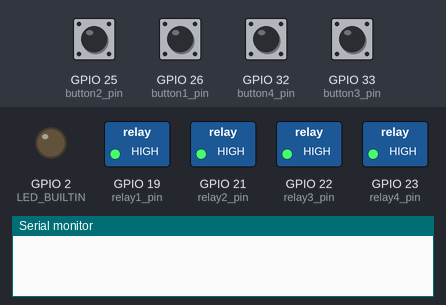
Recording of a sketch running on a simulated ESP32. On the bench: switched loads named in the sketch (green lamp = pin HIGH), output pins drawn as LEDs (lit = HIGH), the last lines printed to the serial monitor. The inputs (shaded band) are chosen by the test bench; at power-on: GPIO 25 (button2_pin), GPIO 26 (button1_pin), GPIO 32 (button4_pin), GPIO 33 (button3_pin) HIGH. WiFi joins after 1.5 s; servers stay silent unless stated.

Above: at 1.2 s.
1.3 s: GPIO 26 (button1_pin) pulled LOW for 1 s
At 3.0 s:
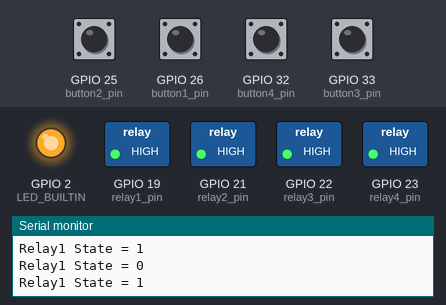
3.8 s: GPIO 25 (button2_pin) pulled LOW for 1 s
At 5.5 s:
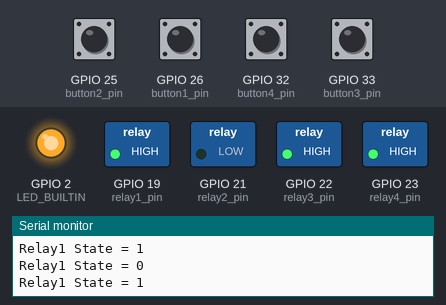
6.3 s: GPIO 26 (button1_pin) pulled LOW for 0.15 s
At 7.3 s:
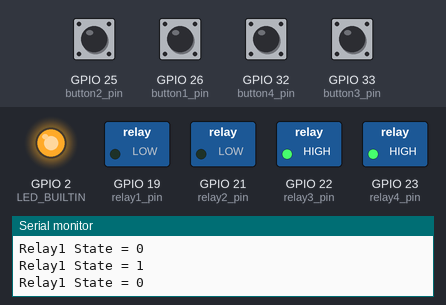
8.0 s: GPIO 32 (button4_pin) pulled LOW for 1 s
At 9.8 s:
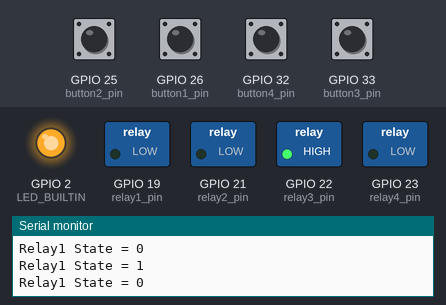
10.5 s: GPIO 25 (button2_pin) pulled LOW for 0.15 s
At 11.7 s:
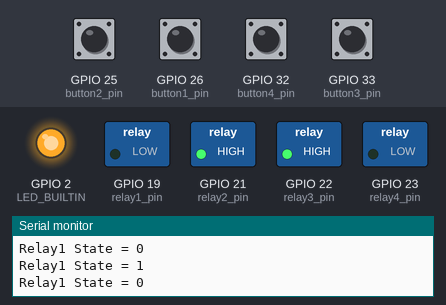
12.2 s: GPIO 33 (button3_pin) pulled LOW for 1 s
At 14.2 s:
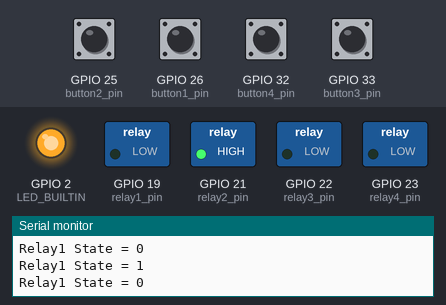
Timing chart, 0 to 15.7 s (numbered marks = the images above; inputs shaded):
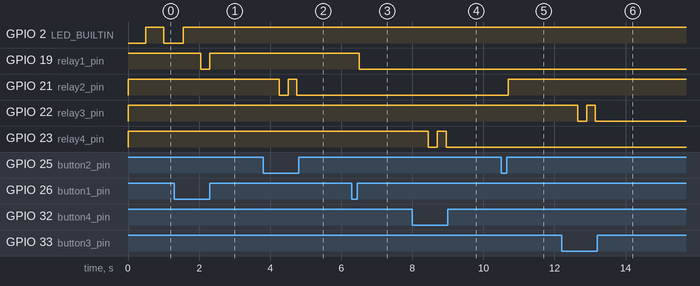

Measured:
- after the input at 1.3 s, GPIO 19 (relay1_pin): HIGH → LOW after 0.75 s, → HIGH 0.25 s later
- after the input at 3.8 s, GPIO 21 (relay2_pin): HIGH → LOW after 0.45 s, → HIGH 0.25 s later, → LOW 0.25 s later
- after the input at 6.3 s, GPIO 19 (relay1_pin): HIGH → LOW after 0.20 s
- after the input at 8.0 s, GPIO 23 (relay4_pin): HIGH → LOW after 0.45 s, → HIGH 0.25 s later, → LOW 0.25 s later
- after the input at 10.5 s, GPIO 21 (relay2_pin): LOW → HIGH after 0.20 s
- after the input at 12.2 s, GPIO 22 (relay3_pin): HIGH → LOW after 0.45 s, → HIGH 0.25 s later, → LOW 0.25 s later

The sketch:

BLYNK_JAL_NAL_IOT_CODE.ino
```cpp
/************************************************************************************
 *  Created By: VIKASH KUMAR
 *  Created On: 21 JUNE, 2025
 *
 *  YouTube Video: https://youtu.be/DshR6Y9aTSs
 *  My Channel: https://www.youtube.com/channel/UCOXYfOHgu-C-UfGyDcu5sYw/
 *
 *  *********************************************************************************
 *  Preferences--> Aditional boards Manager URLs :
 *  For ESP32:
 *  https://dl.espressif.com/dl/package_esp32_index.json
 *
 *  *********************************************************************************
 *  Download Blynk Library (Version 1.0.1):
 *  https://github.com/blynkkk/blynk-library
 **********************************************************************************/

// Template ID, Device Name and Auth Token are provided by the Blynk.Cloud
// See the Device Info tab, or Template settings#define BLYNK_TEMPLATE_ID "TMPL3LBL5g6Ft"
#define BLYNK_TEMPLATE_ID "TMPL3LBL5g6Ft"
#define BLYNK_TEMPLATE_NAME "WIFI MOTOR STARTER"
#define BLYNK_AUTH_TOKEN "1qdqld7CwpW9Tqbyiw9tchsdc5qbTMqi"

#define BLYNK_PRINT Serial

#include <WiFi.h>
#include <WiFiClient.h>
#include <BlynkSimpleEsp32.h>

char auth[] = BLYNK_AUTH_TOKEN;
char ssid[] = "ElectroConnect";
char pass[] = "vikash9296";

BlynkTimer timer;

#define button1_pin 26
#define button2_pin 25
#define button3_pin 33
#define button4_pin 32

#define relay1_pin 19
#define relay2_pin 21
#define relay3_pin 22
#define relay4_pin 23

#define LED_BUILTIN 2  // WiFi status LED

int relay1_state = 0;
int relay2_state = 0;
int relay3_state = 0;
int relay4_state = 0;

#define button1_vpin V1
#define button2_vpin V2
#define button3_vpin V3
#define button4_vpin V4

BLYNK_CONNECTED() {
  Blynk.syncVirtual(button1_vpin);
  Blynk.syncVirtual(button2_vpin);
  Blynk.syncVirtual(button3_vpin);
  Blynk.syncVirtual(button4_vpin);
}

BLYNK_WRITE(button1_vpin) {
  relay1_state = param.asInt();
  digitalWrite(relay1_pin, relay1_state);
}

BLYNK_WRITE(button2_vpin) {
  relay2_state = param.asInt();
  digitalWrite(relay2_pin, relay2_state);
}

BLYNK_WRITE(button3_vpin) {
  relay3_state = param.asInt();
  digitalWrite(relay3_pin, relay3_state);
}

BLYNK_WRITE(button4_vpin) {
  relay4_state = param.asInt();
  digitalWrite(relay4_pin, relay4_state);
}

void setup() {
  Serial.begin(115200);

  pinMode(button1_pin, INPUT_PULLUP);
  pinMode(button2_pin, INPUT_PULLUP);
  pinMode(button3_pin, INPUT_PULLUP);
  pinMode(button4_pin, INPUT_PULLUP);

  pinMode(relay1_pin, OUTPUT);
  pinMode(relay2_pin, OUTPUT);
  pinMode(relay3_pin, OUTPUT);
  pinMode(relay4_pin, OUTPUT);

  digitalWrite(relay1_pin, HIGH);
  digitalWrite(relay2_pin, HIGH);
  digitalWrite(relay3_pin, HIGH);
  digitalWrite(relay4_pin, HIGH);

  pinMode(LED_BUILTIN, OUTPUT);
  digitalWrite(LED_BUILTIN, LOW); // Start with LED OFF

  WiFi.begin(ssid, pass);
  Blynk.config(auth);
}

void loop() {
  manageWiFiAndBlynk();
  Blynk.run();
  timer.run();
  listen_push_buttons();
}

void manageWiFiAndBlynk() {
  static unsigned long lastAttempt = 0;
  static bool ledState = false;

  if (WiFi.status() != WL_CONNECTED) {
    // Blink LED every 500 ms
    if (millis() - lastAttempt > 500) {
      lastAttempt = millis();
      ledState = !ledState;
      digitalWrite(LED_BUILTIN, ledState);
      WiFi.begin(ssid, pass); // Retry WiFi
    }
  } else {
    digitalWrite(LED_BUILTIN, HIGH); // LED ON if WiFi connected

    if (!Blynk.connected()) {
      Blynk.connect();  // Try Blynk connection (non-blocking)
    }
  }
}

void listen_push_buttons() {
  if (digitalRead(button1_pin) == LOW) {
    delay(200);
    control_relay(1);
    Blynk.virtualWrite(button1_vpin, relay1_state);
  } else if (digitalRead(button2_pin) == LOW) {
    delay(200);
    control_relay(2);
    Blynk.virtualWrite(button2_vpin, relay2_state);
  } else if (digitalRead(button3_pin) == LOW) {
    delay(200);
    control_relay(3);
    Blynk.virtualWrite(button3_vpin, relay3_state);
  } else if (digitalRead(button4_pin) == LOW) {
    delay(200);
    control_relay(4);
    Blynk.virtualWrite(button4_vpin, relay4_state);
  }
}

void control_relay(int relay) {
  switch (relay) {
    case 1:
      relay1_state = !relay1_state;
      digitalWrite(relay1_pin, relay1_state);
      Serial.print("Relay1 State = ");
      Serial.println(relay1_state);
      break;
    case 2:
      relay2_state = !relay2_state;
      digitalWrite(relay2_pin, relay2_state);
      break;
    case 3:
      relay3_state = !relay3_state;
      digitalWrite(relay3_pin, relay3_state);
      break;
    case 4:
      relay4_state = !relay4_state;
      digitalWrite(relay4_pin, relay4_state);
      break;
  }
  delay(50);
}
```
